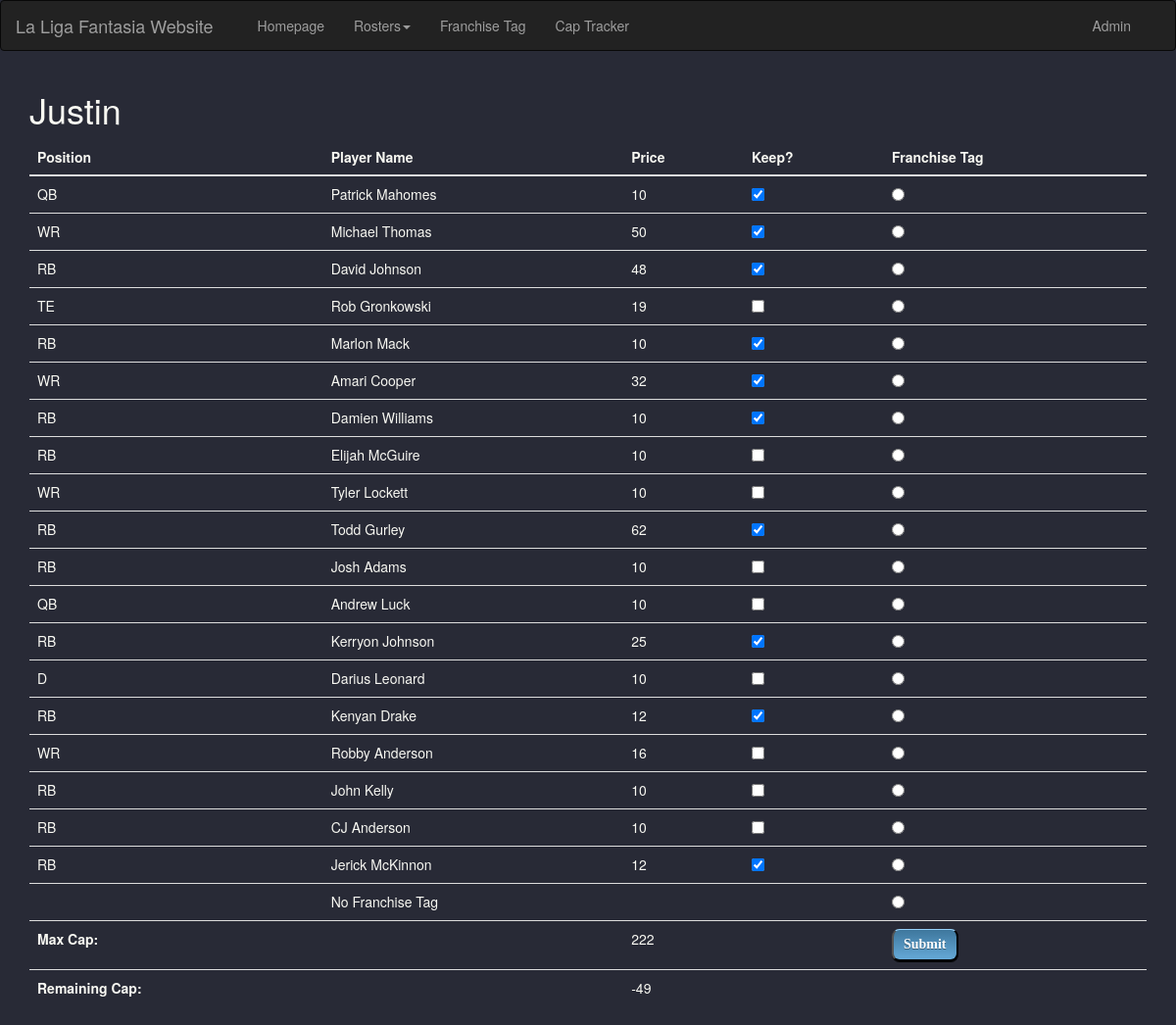
Before: /liga/rosters/2 with the older database file.
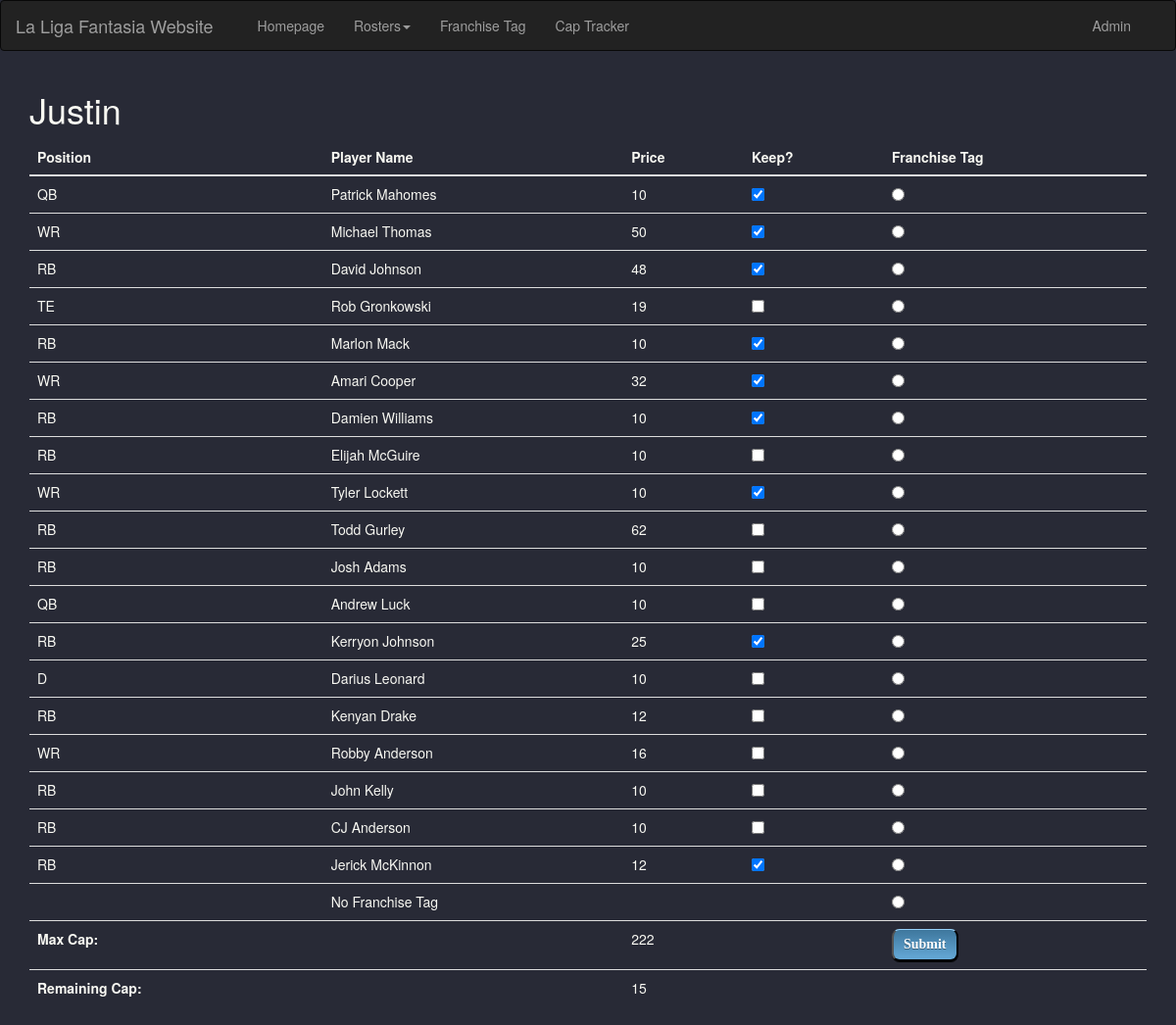
After: the same page with the newer database file.
### liga/models.py (models this page shows, shortened)
class Roster(models.Model):
    owner = models.ForeignKey(Owner, on_delete=models.CASCADE)
    athlete = models.ForeignKey(Player, on_delete=models.CASCADE)

class Player(models.Model):
    name = models.CharField(max_length=30)
    price = models.IntegerField()
    position = models.CharField(max_length=3)
    kept = models.BooleanField()
    ftag = models.BooleanField(default=False)

### liga/views.py (the view)
# urls.py: path('rosters/<int:owner_id>', views.rosters, name='rosters'),
def rosters(request, owner_id):
    roster_items = Roster.objects.all()
    ownership = Roster.objects.filter(owner__pk=owner_id)
    owner_name = Owner.objects.filter(pk=owner_id).values('name')[0]['name']
    max_cap = Owner.objects.filter(pk=owner_id).values('cap')[0]['cap']
    rem_cap = remaining(owner_name, max_cap)
    context = {
        'roster_items': roster_items,
        'ownership': ownership,
        'max_cap': max_cap,
        'owner_name': owner_name,
        'owner_id': owner_id,
        'rem_cap': rem_cap,
    }
    return render(request, 'liga/rosters.html', context)

### liga/views.py (called while the page is built)
def remaining(name, max):
    temp = Roster.objects.filter(owner__name=name).filter(athlete__kept=True)
    sum = 0
    for item in temp:
        if item.athlete.ftag:
            pos = item.athlete.position
            tag_price_player = Player.objects.get(name__exact=pos + " Franchise")
            sum = sum + tag_price_player.price
        else:
            sum = sum + item.athlete.price
    return max - sum

### liga/templates/liga/rosters.html (shortened to what this page needs)
{% extends "./base.html" %}
{% block main_content %}
<div class="container">
    <h1> {{owner_name}} </h1>
    <form action="{% url 'liga:update' owner_id %}" method="post">
    <table class="table .table-sm">
        <thead>
            <tr>
                <th scope="col">Position</th>
                <th scope="col">Player Name</th>
                <th scope="col">Price</th>
                <th scope="col">Keep?</th>
                <th scope="col">Franchise Tag</th>
            </tr>
        </thead>
        <tbody>
      {% for item in ownership %}
            <tr>
              <td>{{item.athlete.position}}</td>
              <td> {% if item.athlete.ftag %} <b>{{item.athlete.name}} </b>
                    {% else %} {{item.athlete.name}} {% endif %}
              </td>
              <td>{{item.athlete.price}}</td>
              <td> <input type="checkbox" name="item" id="item{{ forloop.counter }}" value="{{ item.athlete.id }}"
                          {% if item.athlete.kept %} checked {% endif %} >
              </td>
                <td> <input type="radio" name="franchise" id="franchise{{ forloop.counter }}" value="{{ item.athlete.id }}"
                            {% if item.athlete.ftag %} checked {% endif %}>
                </td>
            </tr>
      {% endfor %}
            <tr>
                <td></td>
                <td>No Franchise Tag</td>
                <td></td>
                <td></td>
                <td><input type="radio" name="franchise" id="franchise" value=""
                            {% if item.athlete.ftag %} checked {% endif %}></td>
            </tr>
            <tr>
                <td><b>Max Cap: </b> </td>
                <td></td>
                <td>{{max_cap}} </td>
                <td></td>
                <td> <input type="submit" value="Submit" class="mybtn"> </td>
            </tr>
            <tr>
                <td><b>Remaining Cap: </b> </td>
                <td></td>
                <td>{{rem_cap }} </td>
                <td></td>
                <td></td>
            </tr>
      </tbody>
    </table>
    </form>
</div>
{% endblock main_content %}

Changed rows visible on the page:
changed through a linked row, Roster "Tyler Lockett": athlete_id "☐" → "☑"
changed through a linked row, Roster "Todd Gurley": athlete_id "☑" → "☐"
changed through a linked row, Roster "Kenyan Drake": athlete_id "☑" → "☐"
Other visible differences:
{{ rem_cap }}: "-49" → "15"
